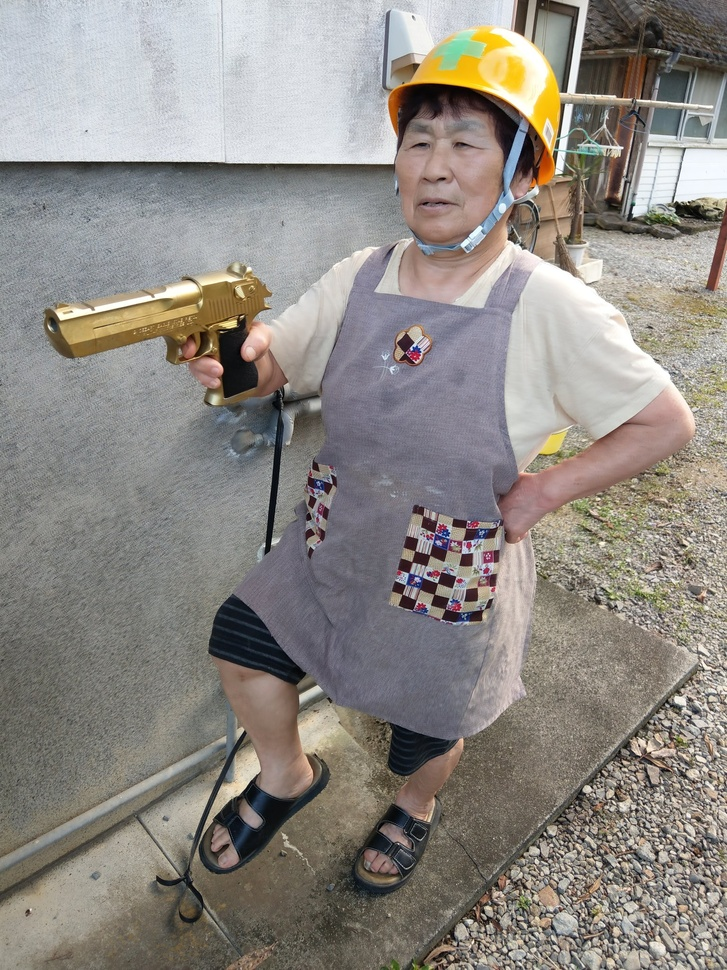
#> input picture image/grandma5.jpeg, 727 x 970 px, shrunk from 1536 x 2048 before the run, found by its file name
$ python hough_transform.py
#> lines starting #> are read from the running program, lines starting #| are printed output that depends on the picture
import cv2 as cv
import numpy as np

img=cv.imread('./image/grandma5.jpeg')
#> img is the input picture: shape (970, 727, 3); mean B, G, R 131.7, 137.3, 142.2
gray=cv.cvtColor(img,cv.COLOR_BGR2GRAY)

#GaussianBlur : 가우시안 블러 처리를 통해 노이즈 감소
#cv.GaussianBlur(src,ksize,sigmaX)
#src : 이미지
#ksize : 커널 크기
#sigmaX : 표준 편차 -> 0으로 설정시 자동으로 계산, 커질 수록 더 넓고 부드럽게 블러처리됨
blur = cv.GaussianBlur(src=gray, ksize=(5, 5), sigmaX=0)

edges=cv.Canny(image=blur,threshold1=40,threshold2=120,apertureSize=3,L2gradient=False)
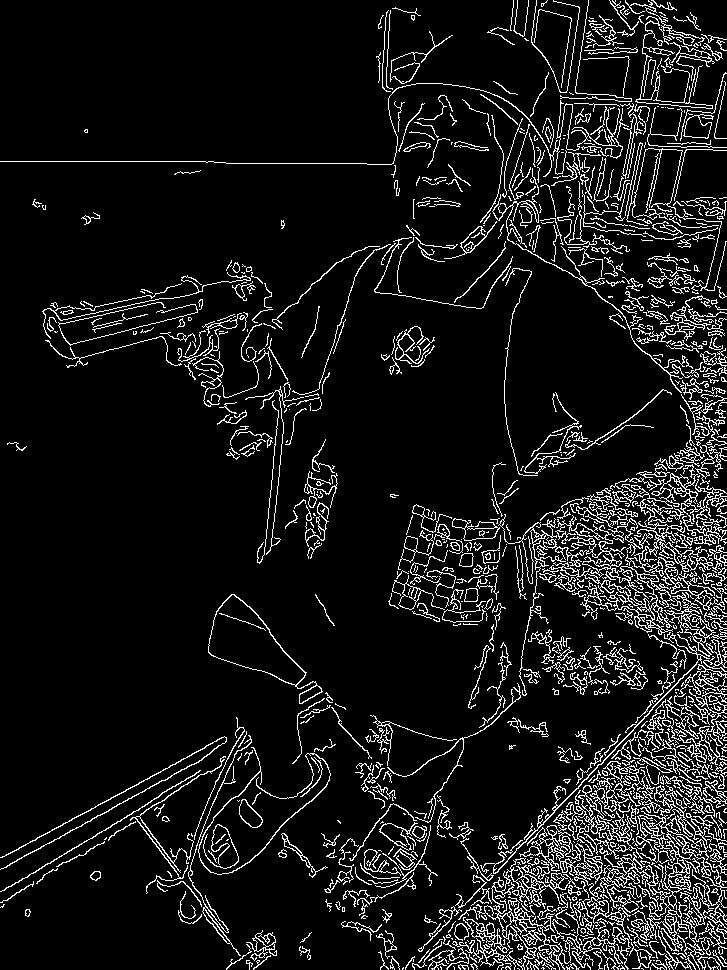
#> edges: shape (970, 727); 9.1% white in thin lines or dots

"""
기본적으로 현재 코드에서 Hough 변환은 Canny edge후 edge라고 판단한 픽셀들에 한해서 이루어지기 때문에
Canny edge 임계값을 높여서 edge를 더 적게 추출하면 Hough 변환 결과도 더 적게 검출됨
"""

#houghLinesP : 확률적 Hough 변환 return numpy.array([[x1,y1,x2,y2]]) (N,1,4) N : 검출된 직선의 개수, 4 : 직선의 양 끝 좌표(x1,y1,x2,y2)
#rho : 거리 해상도, 원점에서 직선까지의 거리를 얼마나 세밀하게 측정할지 결정, Hough transform -> 이미지 공간의 점을 Hough 공간의 p(rho,theta) 형태로 변환
#rho = 1 : 1픽셀 단위로 거리를 측정, 값이 커질 수록 정확도는 떨어지지만 연산속도 빨라짐(정확도와 연산속도 반비례)
#theta : 각도 해상도, 각도를 얼마나 세밀하게 측정할지 결정, theta = np.pi / 180 : 1도 단위로 각도를 측정
#threshold : 임계값
#minLineLength : 최소 직선 길이
#maxLineGap : 최대 허용 간격
lines1 = cv.HoughLinesP(image=edges, rho=1, theta=np.pi / 180, threshold=50, minLineLength=50, maxLineGap=10)
#> lines1 = 609 rows, first 6: [666, 687, 682, 796], [692, 116, 694, 16], [665, 967, 673, 740], [689, 440, 707, 963], [682, 659, 686, 443], [632, 339, 638, 282]
lines2 = cv.HoughLinesP(image=edges, rho=1, theta=np.pi / 180, threshold=50, minLineLength=75, maxLineGap=10)
#> lines2 = 298 rows, first 6: [666, 687, 682, 796], [692, 116, 694, 16], [665, 967, 673, 740], [689, 440, 707, 963], [682, 659, 686, 443], [686, 258, 691, 350]
lines3 = cv.HoughLinesP(image=edges, rho=1, theta=np.pi / 180, threshold=50, minLineLength=100, maxLineGap=10)
#> lines3 = 202 rows, first 6: [666, 687, 682, 796], [692, 116, 694, 16], [665, 967, 673, 740], [689, 440, 707, 963], [682, 659, 686, 443], [402, 968, 652, 709]
lines4 = cv.HoughLinesP(image=edges, rho=1, theta=np.pi / 180, threshold=50, minLineLength=125, maxLineGap=10)
#> lines4 = 155 rows, first 6: [686, 425, 689, 270], [698, 576, 702, 777], [694, 713, 716, 966], [682, 807, 687, 967], [604, 608, 617, 483], [402, 969, 649, 713]
lines5 = cv.HoughLinesP(image=edges, rho=1, theta=np.pi / 180, threshold=50, minLineLength=150, maxLineGap=10)
#> lines5 = 86 rows, first 6: [686, 425, 689, 270], [698, 576, 702, 777], [694, 713, 716, 966], [682, 807, 687, 967], [402, 969, 649, 713], [664, 459, 671, 645]

# 3. 검출된 직선 그리기
hough_result1 = np.copy(img)
hough_result2 = np.copy(img)
hough_result3 = np.copy(img)
hough_result4 = np.copy(img)
hough_result5 = np.copy(img)

def draw_lines(lines,hough_result):
    if lines is not None:
        for line in lines:
            x1, y1, x2, y2 = line[0]
            cv.line(img=hough_result, pt1=(x1, y1), pt2=(x2, y2), color=(0, 0, 255), thickness=3)
#> this loop made 609 passes
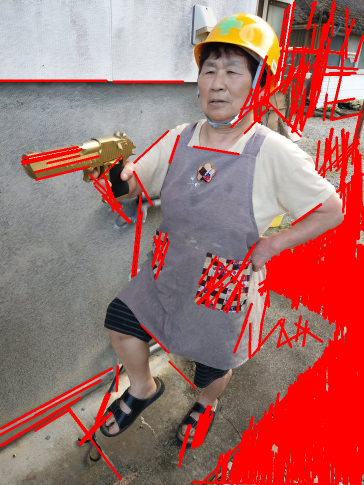
#> hough_result: shape (970, 727, 3) (shown at 1/2 size); mean B, G, R 107.4, 110.8, 165.1

draw_lines(lines1,hough_result1)
draw_lines(lines2,hough_result2)
#> the loop in draw_lines (call 2), `for line in lines:` made 298 passes
#> after the loop in draw_lines (call 2), `for line in lines:`:
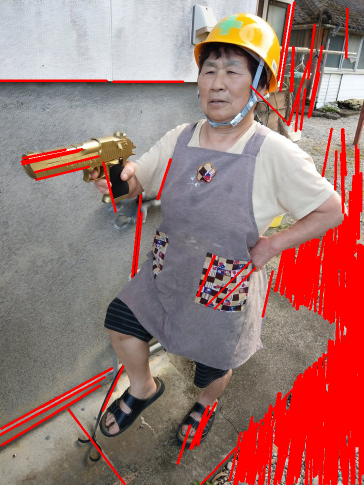
#> hough_result: shape (970, 727, 3) (shown at 1/2 size); mean B, G, R 113.8, 117.7, 158.7
draw_lines(lines3,hough_result3)
#> the loop in draw_lines (call 3), `for line in lines:` made 202 passes
#> after the loop in draw_lines (call 3), `for line in lines:`:
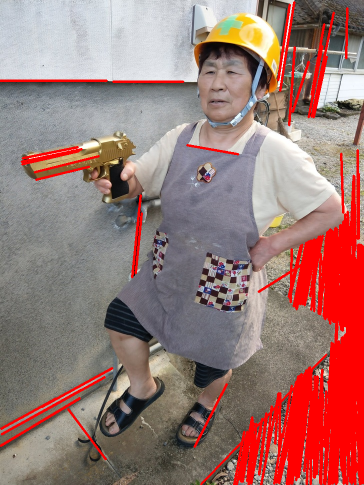
#> hough_result: shape (970, 727, 3) (shown at 1/2 size); mean B, G, R 116, 120.1, 156.4
draw_lines(lines4,hough_result4)
#> the loop in draw_lines (call 4), `for line in lines:` made 155 passes
#> after the loop in draw_lines (call 4), `for line in lines:`:
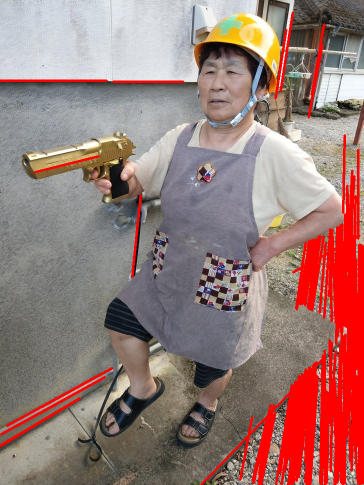
#> hough_result: shape (970, 727, 3) (shown at 1/2 size); mean B, G, R 118.7, 123.1, 153.5
draw_lines(lines5,hough_result5)
#> the loop in draw_lines (call 5), `for line in lines:` made 86 passes
#> after the loop in draw_lines (call 5), `for line in lines:`:
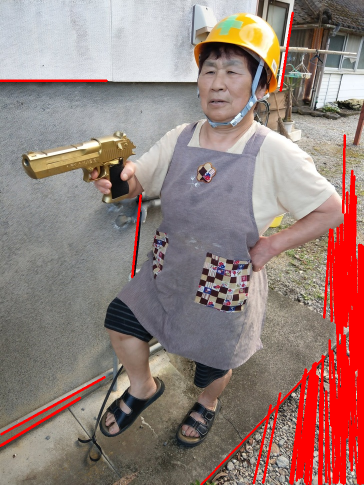
#> hough_result: shape (970, 727, 3) (shown at 1/2 size); mean B, G, R 122.1, 126.9, 150.3

# 결과 출력
result=np.hstack((img,hough_result1,hough_result2,hough_result3,hough_result4,hough_result5))
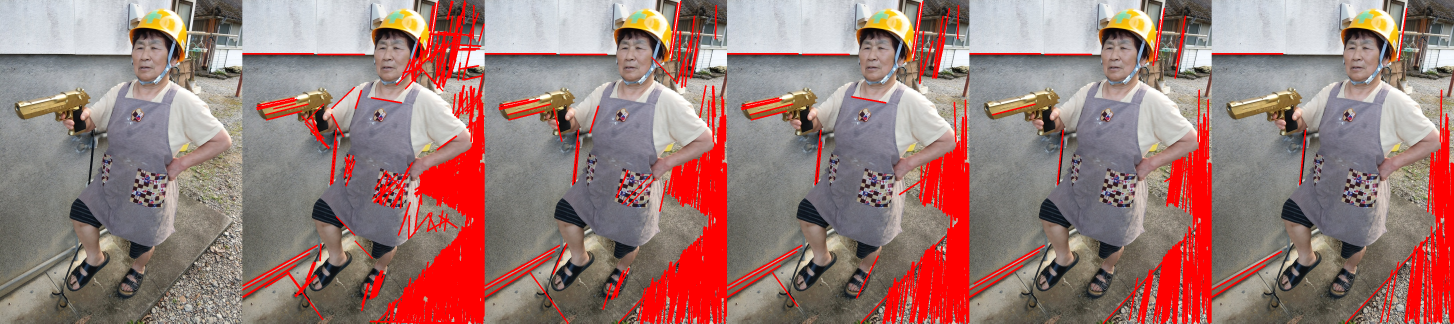
#> result: shape (970, 4362, 3) (shown at 1/3 size); mean B, G, R 118.3, 122.7, 154.4
cv.imshow('result',result)
cv.imwrite('./book/homework3/hough_transform_minlineLength_50,75,100,125,150.png',result)


cv.waitKey(0)
cv.destroyAllWindows()

$ run again, with image/grandma1.jpeg copied over image/grandma5.jpeg
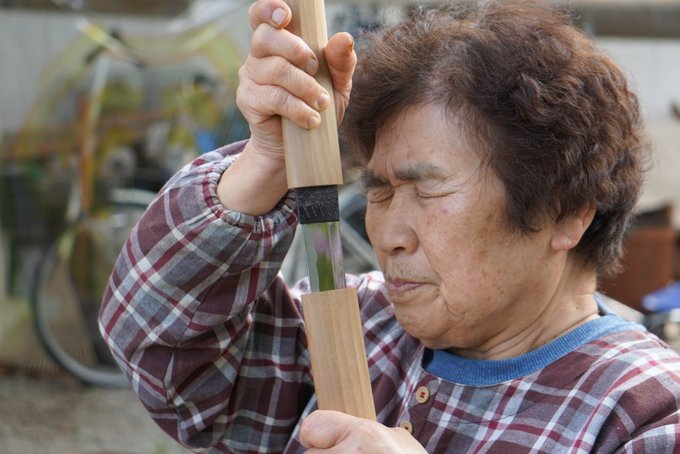
#> input picture image/grandma1.jpeg, 680 x 454 px, found by its file name
#> img is the input picture: shape (454, 680, 3); mean B, G, R 101.1, 105.9, 119.8
#> `edges=cv.Canny(image=blur,threshold1=40,threshold2=120,apertureSize=3,..`:
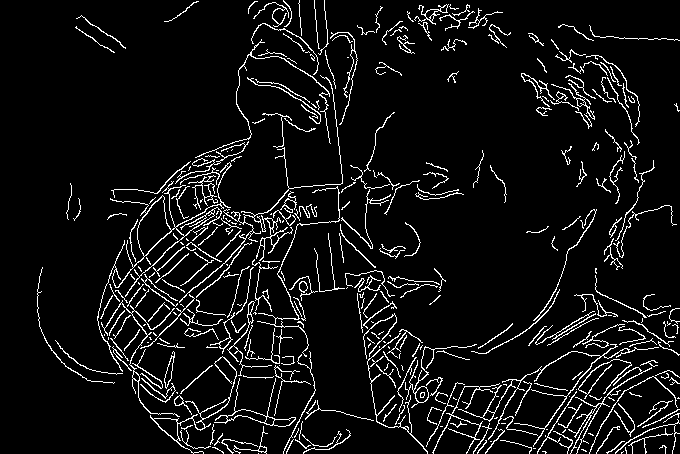
#> edges: shape (454, 680); 7% white in thin lines or dots
#> lines1 = 106 rows, first 6: [192, 187, 288, 251], [160, 306, 229, 243], [496, 384, 583, 400], [217, 360, 310, 355], [169, 308, 296, 202], [116, 320, 154, 268]
#> lines2 = 19 rows, first 6: [192, 187, 288, 251], [496, 384, 583, 400], [217, 360, 310, 355], [169, 308, 296, 202], [118, 300, 217, 201], [99, 329, 224, 204]
#> lines3 = [[169, 308, 296, 202], [364, 335, 479, 450], [99, 329, 224, 204], [355, 286, 376, 421], [166, 182, 290, 232]]
#> lines4 = [[169, 308, 296, 202], [99, 329, 224, 204], [355, 286, 376, 421]]
#> lines5 = None
#> the loop in draw_lines, `for line in lines:` made 106 passes
#> the loop in draw_lines (call 2), `for line in lines:` made 19 passes
#> `result=np.hstack((img,hough_result1,hough_result2,hough_result3,hough_..`:
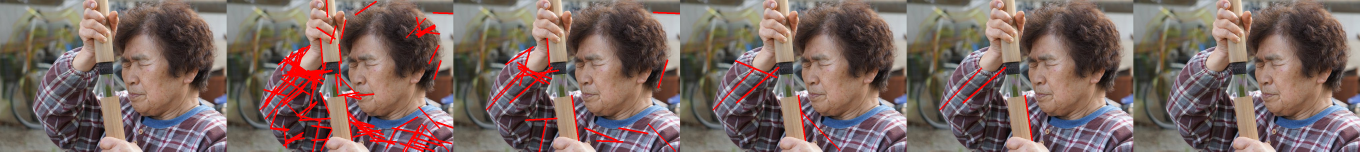
#> result: shape (454, 4080, 3) (shown at 1/3 size); mean B, G, R 98.2, 103.3, 123.1

$ run again, with image/grandma2.jpeg copied over image/grandma5.jpeg
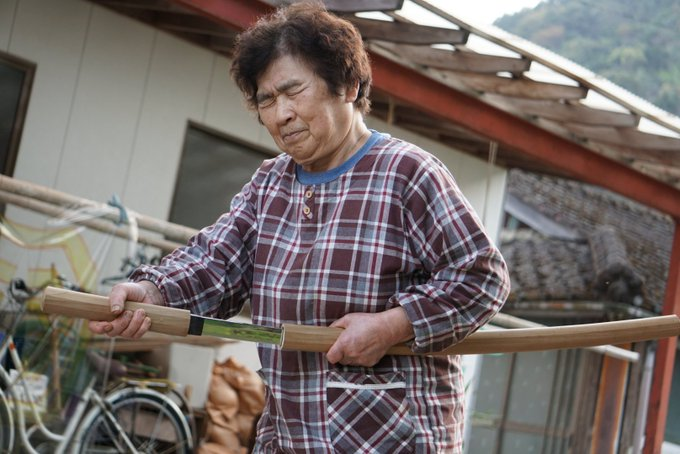
#> input picture image/grandma2.jpeg, 680 x 454 px, found by its file name
#> img is the input picture: shape (454, 680, 3); mean B, G, R 103.7, 107, 116.8
#> `edges=cv.Canny(image=blur,threshold1=40,threshold2=120,apertureSize=3,..`:
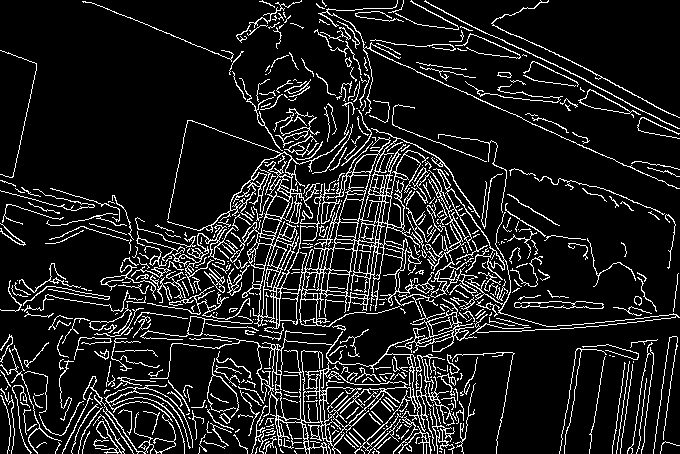
#> edges: shape (454, 680); 11.8% white in thin lines or dots
#> lines1 = 327 rows, first 6: [549, 326, 643, 318], [269, 249, 393, 125], [89, 2, 234, 60], [80, 444, 190, 334], [214, 284, 307, 290], [365, 288, 419, 303]
#> lines2 = 147 rows, first 6: [549, 326, 643, 318], [269, 249, 393, 125], [89, 2, 234, 60], [80, 444, 190, 334], [214, 284, 307, 290], [353, 222, 453, 176]
#> lines3 = 65 rows, first 6: [269, 249, 393, 125], [89, 2, 234, 60], [80, 444, 190, 334], [353, 222, 453, 176], [126, 292, 227, 221], [406, 297, 547, 307]
#> lines4 = 33 rows, first 6: [89, 2, 234, 60], [406, 297, 547, 307], [231, 200, 389, 42], [416, 71, 679, 188], [152, 273, 332, 257], [186, 240, 328, 278]
#> lines5 = 14 rows, first 6: [345, 105, 510, 172], [231, 200, 389, 42], [416, 71, 679, 188], [152, 273, 332, 257], [219, 325, 391, 249], [314, 238, 475, 244]
#> the loop in draw_lines, `for line in lines:` made 327 passes
#> the loop in draw_lines (call 2), `for line in lines:` made 147 passes
#> `result=np.hstack((img,hough_result1,hough_result2,hough_result3,hough_..`:
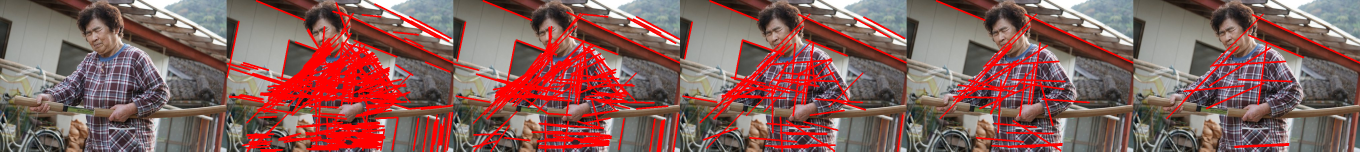
#> result: shape (454, 4080, 3) (shown at 1/3 size); mean B, G, R 90.5, 94.4, 133.4
